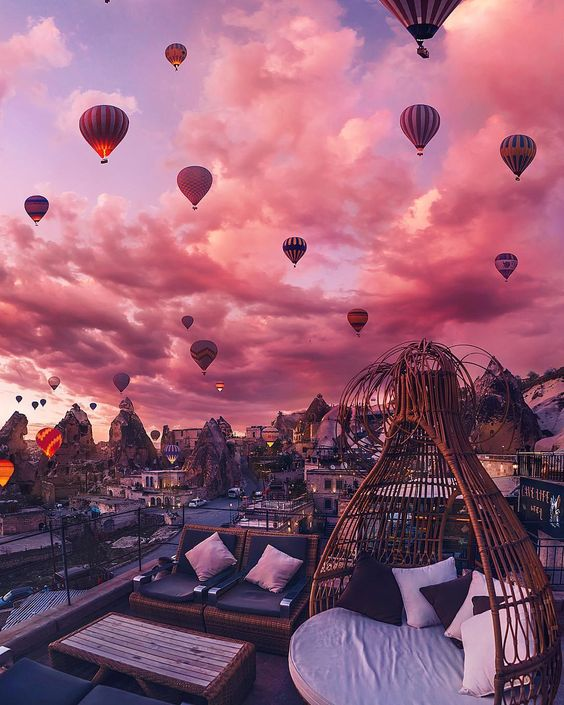
#> input picture data/16b10cb757be023aded3dacb52025ef0.jpg, 564 x 705 px
$ jupyter execute lesson_1_homework.ipynb
#> lines starting #> are read from the running program, lines starting #| are printed output that depends on the picture
[cell 1]
import cv2
import numpy as np
from matplotlib import pyplot as plt
plt.rcParams['figure.figsize'] = [15, 10]

[cell 2]
# Load an image (you can freely chose any image you like)
img = cv2.imread('data/16b10cb757be023aded3dacb52025ef0.jpg')
#> img is the input picture: shape (705, 564, 3); mean B, G, R 117, 94.3, 149.3
# Convert it to RGB
img = cv2.cvtColor(img, cv2.COLOR_BGR2RGB)
# Plot it
plt.imshow(img)

[cell 3]
# Split the image into the three colour channels
red, green, blue = cv2.split(img)
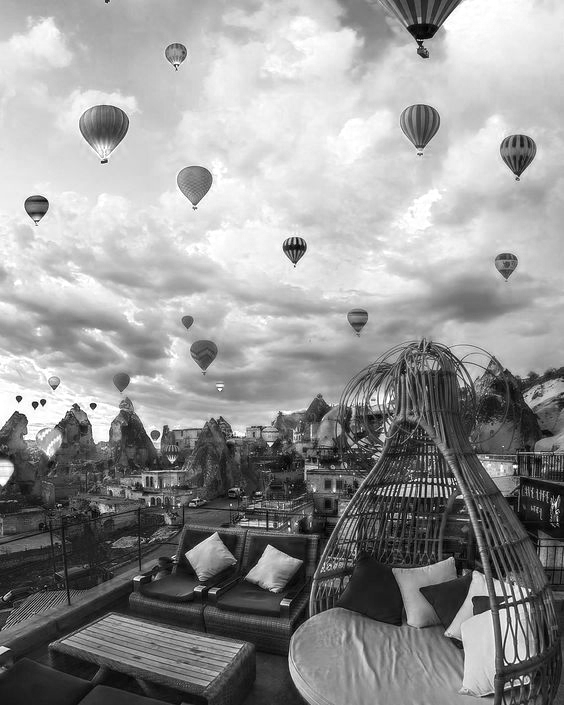
#> red: shape (705, 564); min 0, max 255, mean 149.3
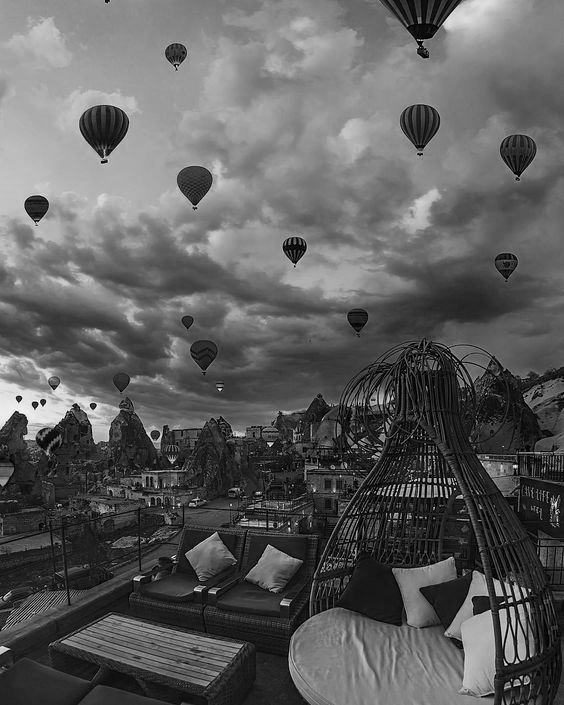
#> green: shape (705, 564); min 0, max 252, mean 94.3
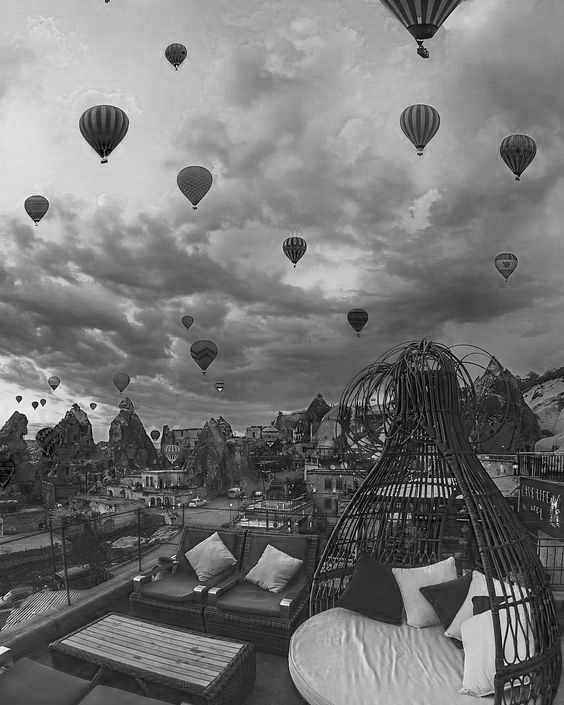
#> blue: shape (705, 564); min 0, max 255, mean 117

# Compose the image in the RGB colour space
img1 = cv2.merge([red, green, blue])

# Compose the image in the RBG colour space
img2 = cv2.merge([red, blue, green])
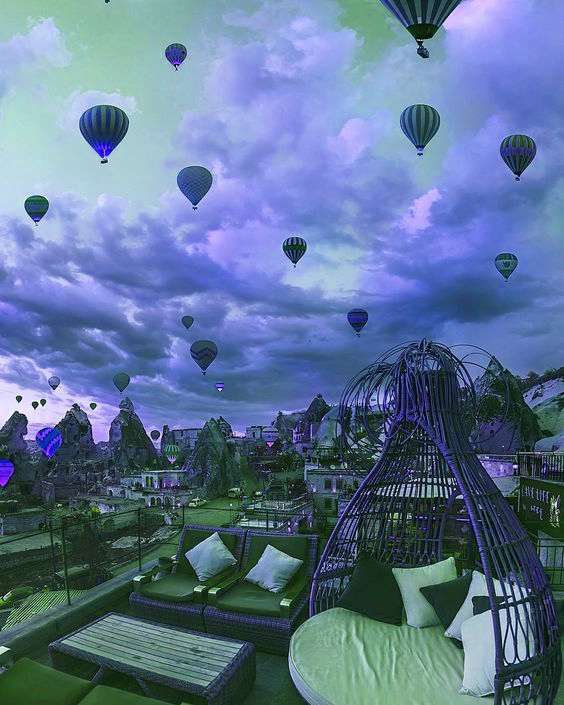
#> img2: shape (705, 564, 3); mean of channels 0, 1, 2 149.3, 117, 94.3; drawn as B, G, R

# Compose the image in the GRB colour space
img3 = cv2.merge([green, red, blue])
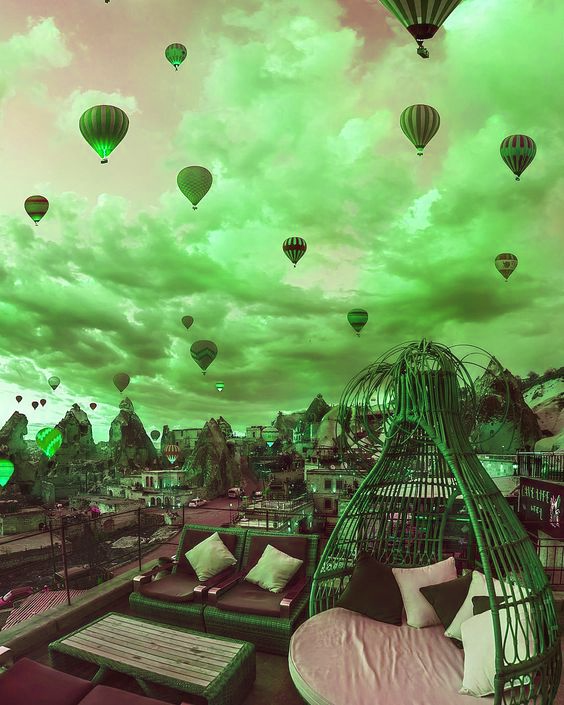
#> img3: shape (705, 564, 3); mean of channels 0, 1, 2 94.3, 149.3, 117; drawn as B, G, R

# Compose the image in the BGR colour space
img4 = cv2.merge([blue, green, red])

# Create the collage
out1 = np.hstack([img1, img2])
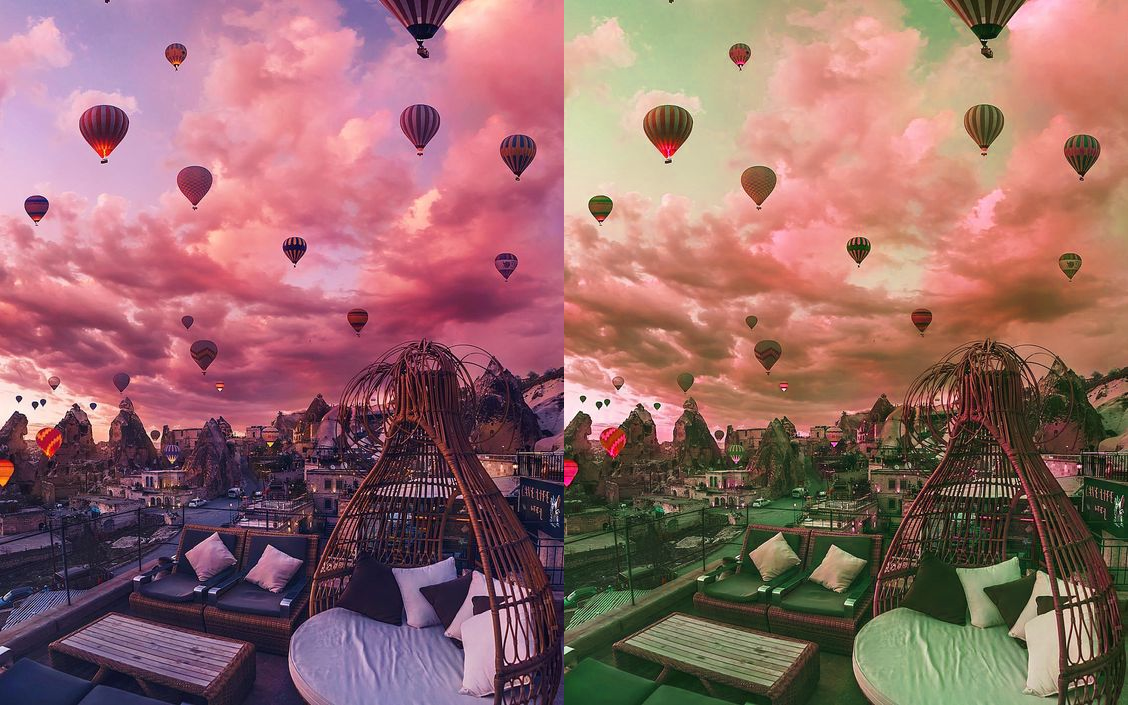
#> out1: shape (705, 1128, 3); mean R, G, B 149.3, 105.7, 105.7
out2 = np.hstack([img3, img4])
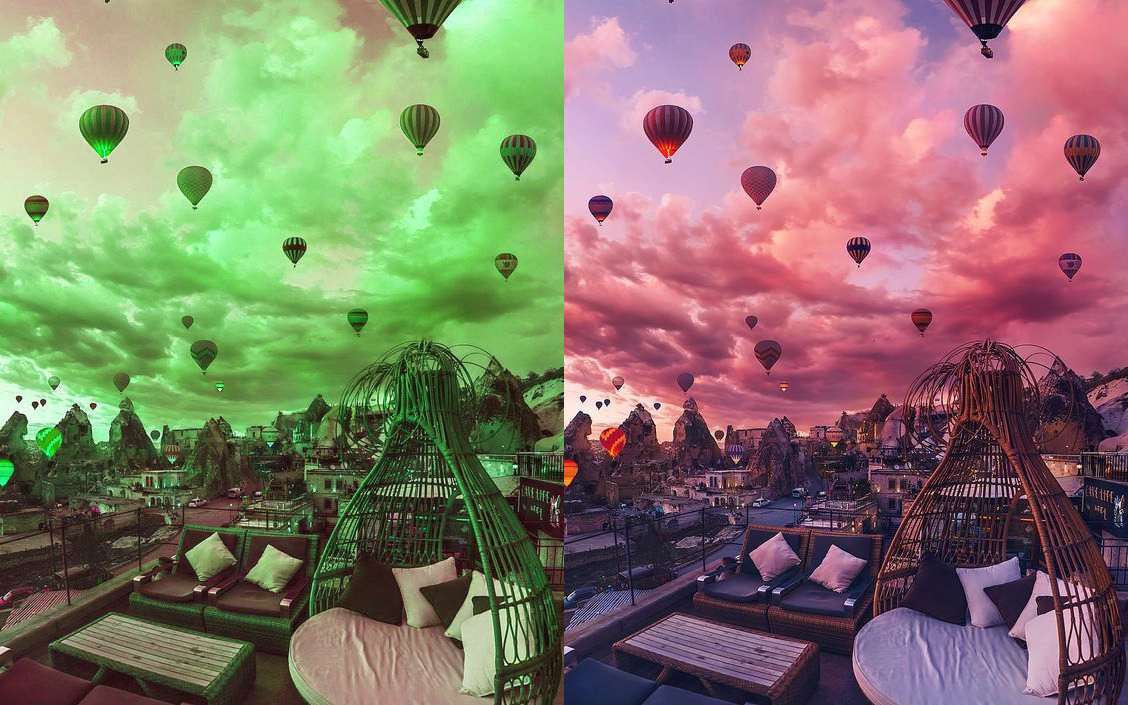
#> out2: shape (705, 1128, 3); mean of channels 0, 1, 2 105.7, 121.8, 133.1; drawn as B, G, R
out = np.vstack([out1, out2])
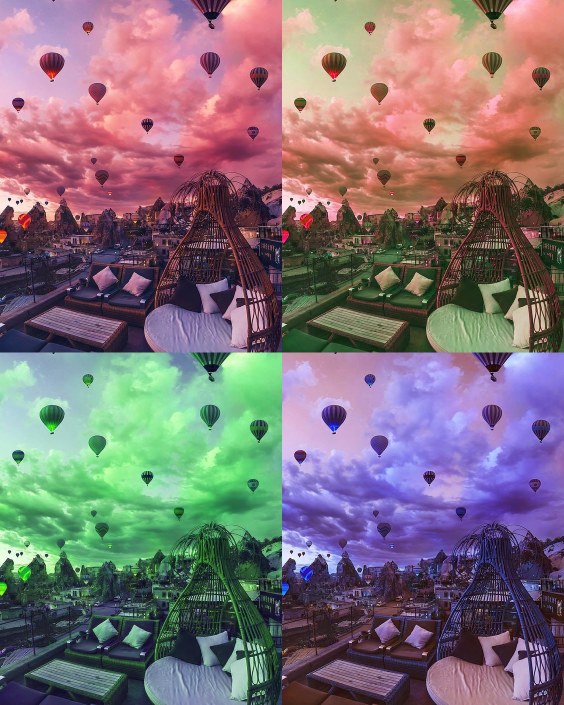
#> out: shape (1410, 1128, 3) (shown at 1/2 size); mean R, G, B 127.5, 113.7, 119.4

# Plot the collage
plt.imshow(out)
plt.axis(False)

$ run again, with data/502d81d8185d6c47436040065aab2ed0.jpg copied over data/16b10cb757be023aded3dacb52025ef0.jpg
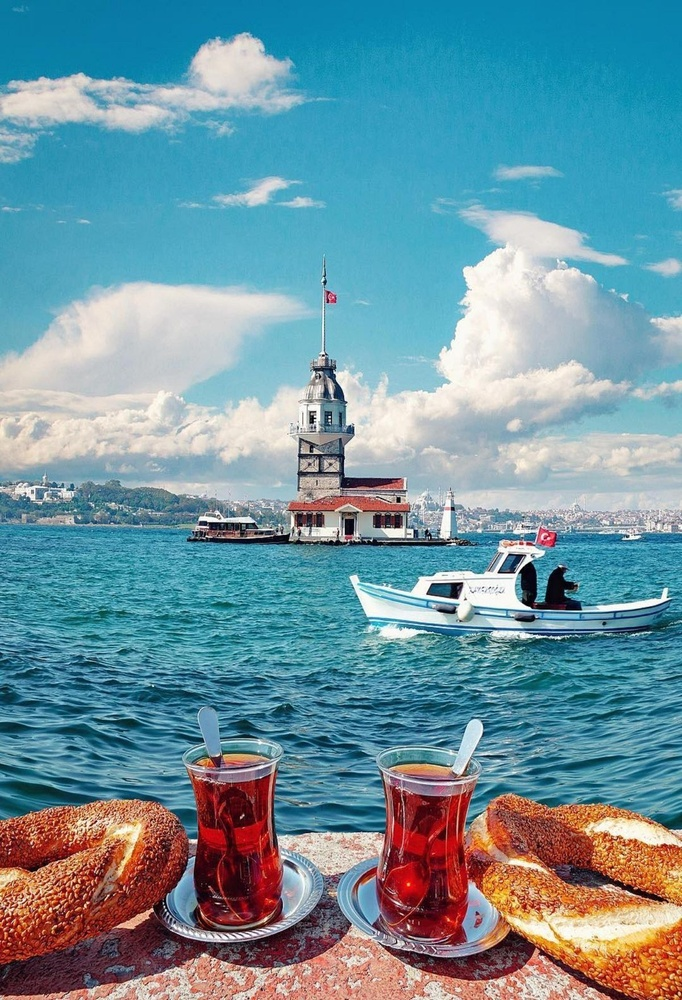
#> input picture data/502d81d8185d6c47436040065aab2ed0.jpg, 682 x 1000 px, shrunk from 1200 x 1759 before the run
#> img is the input picture: shape (1000, 682, 3); mean B, G, R 159.8, 147.9, 111.2
#> `out2 = np.hstack([img3, img4])`:
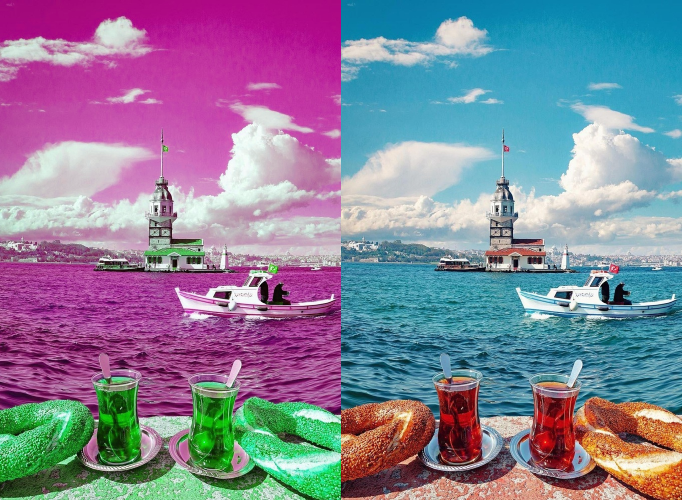
#> out2: shape (1000, 1364, 3) (shown at 1/2 size); mean of channels 0, 1, 2 153.9, 129.5, 135.5; drawn as B, G, R
#> `out = np.vstack([out1, out2])`:
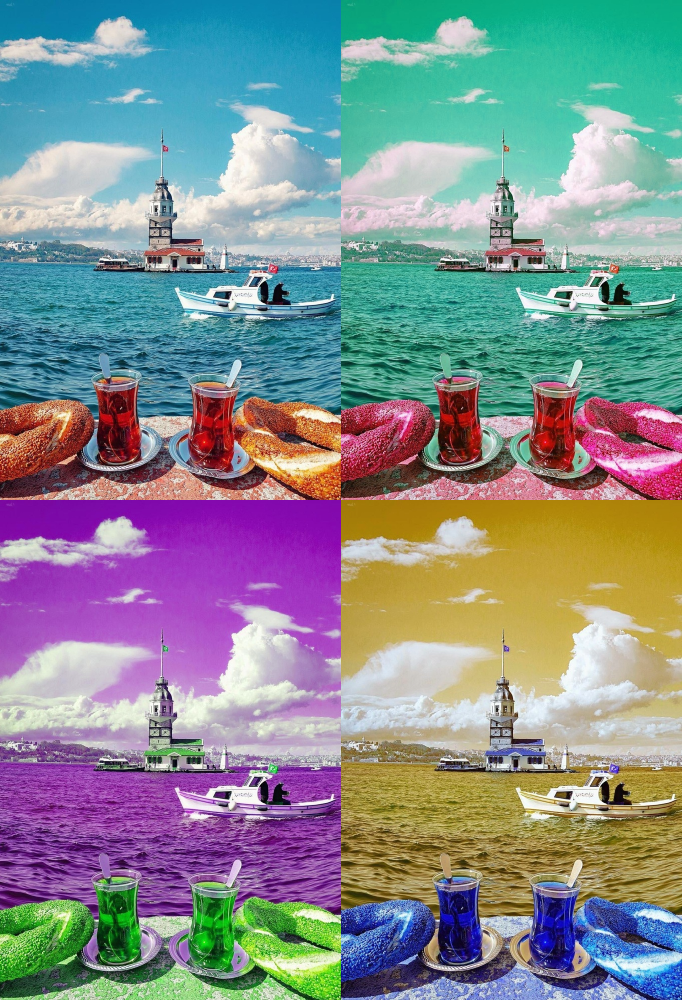
#> out: shape (2000, 1364, 3) (shown at 1/2 size); mean R, G, B 132.5, 141.7, 144.7
